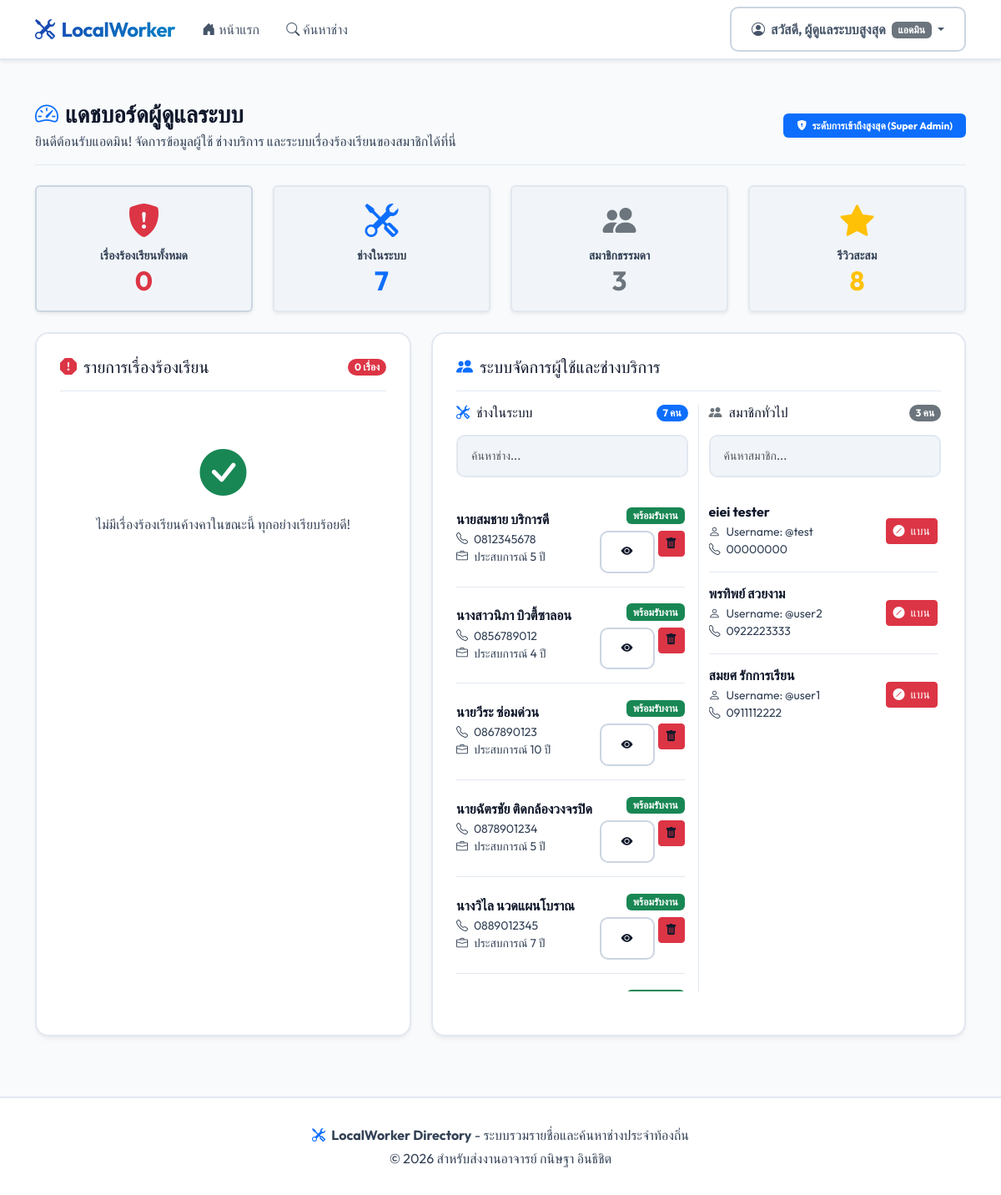
The app's page /admin/dashboard (signed in) with its own data.
### app.py (models this page shows, shortened)
class Worker(db.Model):
    __tablename__ = 'worker'
    id = db.Column(db.Integer, db.ForeignKey('user.id', ondelete='CASCADE'), primary_key=True)
    experience = db.Column(db.Integer, default=0)       # experience in years
    starting_price = db.Column(db.Float, default=0.0)    # minimum service fee
    is_available = db.Column(db.Boolean, default=True)   # service availability status
    bio = db.Column(db.Text, nullable=True)              # worker biography / introduction
    skills = db.relationship('Skill', secondary=worker_skills, backref=db.backref('workers', lazy='dynamic'))
    service_areas = db.relationship('Province', secondary=worker_service_areas, backref=db.backref('workers', lazy='dynamic'))
    reviews_received = db.relationship('Review', backref=db.backref('worker', foreign_keys='Review.worker_id'), cascade="all, delete-orphan", foreign_keys='Review.worker_id')

class User(db.Model):
    __tablename__ = 'user'
    id = db.Column(db.Integer, primary_key=True)
    username = db.Column(db.String(80), unique=True, nullable=False)
    password_hash = db.Column(db.String(255), nullable=False)
    role = db.Column(db.String(20), nullable=False)  # 'user', 'worker', 'admin'
    fullname = db.Column(db.String(100), nullable=False)
    phone = db.Column(db.String(20), nullable=True)
    worker = db.relationship('Worker', backref=db.backref('user', foreign_keys='Worker.id'), uselist=False, cascade="all, delete-orphan", foreign_keys='Worker.id')
    reviews = db.relationship('Review', backref=db.backref('user', foreign_keys='Review.user_id'), cascade="all, delete-orphan", foreign_keys='Review.user_id')

### app.py (the view)
@app.route('/admin/dashboard')
def admin_dashboard():
    if 'user_id' not in session or session.get('role') != 'admin':
        flash('สิทธิ์การเข้าถึงสำหรับผู้ดูแลระบบเท่านั้น', 'danger')
        return redirect(url_for('index'))
    total_users = User.query.filter_by(role='user').count()
    total_workers = Worker.query.count()
    total_reviews = Review.query.count()
    total_complaints = Complaint.query.count()
    complaints = Complaint.query.order_by(Complaint.created_at.desc()).all()
    workers = Worker.query.all()
    general_users = User.query.filter_by(role='user').order_by(User.fullname).all()
    return render_template(
        'admin_dashboard.html',
        total_users=total_users,
        total_workers=total_workers,
        total_reviews=total_reviews,
        total_complaints=total_complaints,
        complaints=complaints,
        workers=workers,
        users=general_users
    )

### templates/admin_dashboard.html (shortened to what this page needs)
{% extends 'base.html' %}
{% block content %}
<div class="container animate-fade-in">
    <div class="d-flex flex-column flex-md-row justify-content-between align-items-start align-items-md-center mb-4 border-bottom border-secondary pb-3">
        <div>
            <h1 class="h3 text-white fw-bold mb-1"><i class="bi bi-speedometer2 text-primary me-2"></i>แดชบอร์ดผู้ดูแลระบบ</h1>
            <p class="text-muted mb-0">ยินดีต้อนรับแอดมิน! จัดการข้อมูลผู้ใช้ ช่างบริการ และระบบเรื่องร้องเรียนของสมาชิกได้ที่นี่</p>
        </div>
        <div class="mt-2 mt-md-0">
            <span class="badge bg-primary px-3 py-2"><i class="bi bi-shield-lock-fill me-1"></i> ระดับการเข้าถึงสูงสุด (Super Admin)</span>
        </div>
    </div>
    <div class="row g-4 mb-4">
        <div class="col-md-3">
            <div class="p-3 rounded bg-dark border border-danger text-center h-100 shadow-sm transition-all hover-translate">
                <i class="bi bi-shield-fill-exclamation text-danger display-6 mb-2 d-block"></i>
                <span class="text-muted d-block small fw-bold uppercase">เรื่องร้องเรียนทั้งหมด</span>
                <span class="text-danger h2 fw-bold">{{ total_complaints }}</span>
            </div>
        </div>
        <div class="col-md-3">
            <div class="p-3 rounded bg-dark border border-secondary text-center h-100 shadow-sm transition-all hover-translate">
                <i class="bi bi-tools text-primary display-6 mb-2 d-block"></i>
                <span class="text-muted d-block small fw-bold uppercase">ช่างในระบบ</span>
                <span class="text-primary h2 fw-bold">{{ total_workers }}</span>
            </div>
        </div>
        <div class="col-md-3">
            <div class="p-3 rounded bg-dark border border-secondary text-center h-100 shadow-sm transition-all hover-translate">
                <i class="bi bi-people-fill text-secondary display-6 mb-2 d-block"></i>
                <span class="text-muted d-block small fw-bold uppercase">สมาชิกธรรมดา</span>
                <span class="text-secondary h2 fw-bold">{{ total_users }}</span>
            </div>
        </div>
        <div class="col-md-3">
            <div class="p-3 rounded bg-dark border border-secondary text-center h-100 shadow-sm transition-all hover-translate">
                <i class="bi bi-star-fill text-warning display-6 mb-2 d-block"></i>
                <span class="text-muted d-block small fw-bold uppercase">รีวิวสะสม</span>
                <span class="text-warning h2 fw-bold">{{ total_reviews }}</span>
            </div>
        </div>
    </div>
    <div class="row g-4">
        <div class="col-lg-5">
            <div class="custom-card mb-4">
                <div class="border-bottom border-secondary pb-3 mb-3 d-flex justify-content-between align-items-center">
                    <h4 class="h5 text-white mb-0"><i class="bi bi-exclamation-octagon-fill text-danger me-2"></i>รายการเรื่องร้องเรียน</h4>
                    <span class="badge bg-danger rounded-pill">{{ complaints|length }} เรื่อง</span>
                </div>
                {% if complaints %}
                    <div class="list-group list-group-flush overflow-auto" style="max-height: 800px;">
                        {% for c in complaints %}
                            <div class="list-group-item bg-transparent border-secondary px-0 py-3">
                                <div class="d-flex flex-column mb-2">
                                    <div class="d-flex justify-content-between align-items-start">
                                        <span class="badge bg-danger mb-2">ร้องเรียนช่าง</span>
                                        <span class="text-muted small"><i class="bi bi-clock me-1"></i> {{ c.created_at.strftime('%Y-%m-%d %H:%M') }}</span>
                                    </div>
                                    <span class="badge bg-warning text-dark mb-2 align-self-start"><i class="bi bi-tag-fill me-1"></i> หัวข้อ: {{ c.title }}</span>
                                    <div class="text-white mt-1">
                                        <strong>ผู้ร้องเรียน:</strong> {{ c.reporter.fullname }}
                                        <span class="text-muted small">(@{{ c.reporter.username }})</span>
                                    </div>
                                    <div class="text-white mt-1">
                                        <strong>ช่างที่โดนร้องเรียน:</strong>
                                        <a href="{{ url_for('worker_detail', worker_id=c.worker.id) }}" class="text-primary text-decoration-none fw-bold" target="_blank">
                                            {{ c.worker.user.fullname }} <i class="bi bi-box-arrow-up-right small"></i>
                                        </a>
                                    </div>
                                </div>
                                <div class="bg-dark p-3 rounded border border-secondary text-muted mb-3" style="white-space: pre-wrap;">{{ c.reason }}</div>
                                <div class="d-flex gap-2">
                                    <form action="{{ url_for('delete_worker', worker_id=c.worker.id) }}" method="POST" class="d-inline" onsubmit="return confirm('คำเตือน! คุณกำลังลบบัญชีของช่างรายนี้ออกจากระบบอย่างถาวร (รวมทั้งโปรไฟล์และรีวิวทั้งหมด) ยืนยันใช่หรือไม่?');">
                                        <button type="submit" class="btn btn-danger btn-sm">
                                            <i class="bi bi-trash-fill me-1"></i> ลบช่างออก
                                        </button>
                                    </form>
                                    <form action="{{ url_for('dismiss_complaint', complaint_id=c.id) }}" method="POST" class="d-inline" onsubmit="return confirm('ยืนยันที่จะเพิกเฉย/ลบคำร้องเรียนนี้ใช่หรือไม่?');">
                                        <button type="submit" class="btn btn-outline-secondary btn-sm text-white">
                                            <i class="bi bi-check-circle me-1"></i> ยกเลิกเรื่องร้องเรียน
                                        </button>
                                    </form>
                                </div>
                            </div>
                        {% endfor %}
                    </div>
                {% else %}
                    <div class="text-center py-5">
                        <i class="bi bi-check-circle-fill text-success display-4 mb-3 d-block"></i>
                        <p class="text-muted mb-0">ไม่มีเรื่องร้องเรียนค้างคาในขณะนี้ ทุกอย่างเรียบร้อยดี!</p>
                    </div>
                {% endif %}
            </div>
        </div>
        <div class="col-lg-7">
            <div class="custom-card mb-4">
                <div class="border-bottom border-secondary pb-3 mb-3">
                    <h4 class="h5 text-white mb-0"><i class="bi bi-people-fill text-primary me-2"></i>ระบบจัดการผู้ใช้และช่างบริการ</h4>
                </div>
                <div class="row g-4">
                    <div class="col-md-6 border-end border-secondary border-opacity-50">
                        <div class="d-flex justify-content-between align-items-center mb-3">
                            <h5 class="h6 text-white mb-0"><i class="bi bi-tools text-primary me-2"></i>ช่างในระบบ</h5>
                            <span class="badge bg-primary rounded-pill">{{ workers|length }} คน</span>
                        </div>
                        <div class="mb-3">
                            <input type="text" id="workerSearch" class="form-control form-control-sm bg-dark text-white border-secondary" placeholder="ค้นหาช่าง..." onkeyup="filterWorkers()">
                        </div>
                        {% if workers %}
                            <div class="list-group list-group-flush overflow-auto pe-1" style="max-height: 600px;" id="workerList">
                                {% for w in workers %}
                                    <div class="list-group-item bg-transparent border-secondary px-0 py-3 worker-item">
                                        <div class="d-flex justify-content-between align-items-center">
                                            <div>
                                                <h6 class="text-white mb-1 fw-bold worker-name">{{ w.user.fullname }}</h6>
                                                <span class="text-muted small d-block"><i class="bi bi-telephone me-1"></i> {{ w.user.phone or 'ไม่มีเบอร์ติดต่อ' }}</span>
                                                <span class="text-muted small d-block"><i class="bi bi-briefcase me-1"></i> ประสบการณ์ {{ w.experience }} ปี</span>
                                            </div>
                                            <div class="text-end">
                                                <div class="mb-2">
                                                    {% if w.is_available %}
                                                        <span class="badge bg-success small">พร้อมรับงาน</span>
                                                    {% else %}
                                                        <span class="badge bg-danger small">งดรับงาน</span>
                                                    {% endif %}
                                                </div>
                                                <div class="d-flex gap-1 justify-content-end">
                                                    <a href="{{ url_for('worker_detail', worker_id=w.id) }}" class="btn btn-outline-custom btn-sm px-2 py-1" target="_blank" title="ดูโปรไฟล์">
                                                        <i class="bi bi-eye-fill"></i>
                                                    </a>
                                                    <form action="{{ url_for('delete_worker', worker_id=w.id) }}" method="POST" class="d-inline" onsubmit="return confirm('คำเตือน! คุณกำลังลบบัญชีของช่างรายนี้ออกจากระบบอย่างถาวร (รวมทั้งโปรไฟล์และรีวิวทั้งหมด) ยืนยันใช่หรือไม่?');">
                                                        <button type="submit" class="btn btn-danger btn-sm px-2 py-1" title="ลบช่าง">
                                                            <i class="bi bi-trash-fill text-white"></i>
                                                        </button>
                                                    </form>
                                                </div>
                                            </div>
                                        </div>
                                    </div>
                                {% endfor %}
                            </div>
                        {% else %}
                            <div class="text-center py-4">
                                <i class="bi bi-people text-muted display-4 mb-2 d-block"></i>
                                <p class="text-muted mb-0">ไม่มีรายชื่อช่างในฐานข้อมูล</p>
                            </div>
                        {% endif %}
                    </div>
                    <div class="col-md-6">
                        <div class="d-flex justify-content-between align-items-center mb-3">
                            <h5 class="h6 text-white mb-0"><i class="bi bi-people-fill text-secondary me-2"></i>สมาชิกทั่วไป</h5>
                            <span class="badge bg-secondary rounded-pill">{{ users|length }} คน</span>
                        </div>
                        <div class="mb-3">
                            <input type="text" id="userSearch" class="form-control form-control-sm bg-dark text-white border-secondary" placeholder="ค้นหาสมาชิก..." onkeyup="filterUsers()">
                        </div>
                        {% if users %}
                            <div class="list-group list-group-flush overflow-auto pe-1" style="max-height: 600px;" id="userList">
                                {% for u in users %}
                                    <div class="list-group-item bg-transparent border-secondary px-0 py-3 user-item">
                                        <div class="d-flex justify-content-between align-items-center">
                                            <div>
                                                <h6 class="text-white mb-1 fw-bold user-name">{{ u.fullname }}</h6>
                                                <span class="text-muted small d-block"><i class="bi bi-person me-1"></i> Username: @{{ u.username }}</span>
                                                <span class="text-muted small d-block"><i class="bi bi-telephone me-1"></i> {{ u.phone or 'ไม่มีเบอร์ติดต่อ' }}</span>
                                            </div>
                                            <div class="text-end">
                                                <form action="{{ url_for('delete_user', user_id=u.id) }}" method="POST" class="d-inline" onsubmit="return confirm('คำเตือน! คุณกำลังลบและแบนสมาชิก {{ u.fullname }} รายนี้ออกจากระบบอย่างถาวร ยืนยันใช่หรือไม่?');">
                                                    <button type="submit" class="btn btn-danger btn-sm px-2.5 py-1.5" title="แบนสมาชิก">
                                                        <i class="bi bi-slash-circle-fill me-1"></i> แบน
                                                    </button>
                                                </form>
                                            </div>
                                        </div>
                                    </div>
                                {% endfor %}
                            </div>
                        {% else %}
                            <div class="text-center py-4">
                                <i class="bi bi-people-fill text-muted display-4 mb-2 d-block"></i>
                                <p class="text-muted mb-0">ไม่มีรายชื่อสมาชิกธรรมดาในฐานข้อมูล</p>
                            </div>
                        {% endif %}
                    </div>
                </div>
            </div>
        </div>
    </div>
    </div>
{% endblock %}

### records on screen
Worker: user.fullname "นายสมชาย บริการดี", user "0812345678", experience "5", is_available "พร้อมรับงาน"
Worker: user.fullname "นางสาวนิภา บิวตี้ซาลอน", user "0856789012", experience "4", is_available "พร้อมรับงาน"
Worker: user.fullname "นายวีระ ซ่อมด่วน", user "0867890123", experience "10", is_available "พร้อมรับงาน"
Worker: user.fullname "นายฉัตรชัย ติดกล้องวงจรปิด", user "0878901234", experience "5", is_available "พร้อมรับงาน"
Worker: user.fullname "นางวิไล นวดแผนโบราณ", user "0889012345", experience "7", is_available "พร้อมรับงาน"
User: fullname "eiei tester", username "test", phone "00000000"
User: fullname "พรทิพย์ สวยงาม", username "user2", phone "0922223333"
User: fullname "สมยศ รักการเรียน", username "user1", phone "0911112222"

### other values on screen
{{ session.get('fullname') }} "ผู้ดูแลระบบสูงสุด"
{{ total_complaints }} "0"
{{ total_workers }} "7"
{{ total_users }} "3"
{{ total_reviews }} "8"
{{ complaints|length }} "0"
{{ workers|length }} "7"
{{ users|length }} "3"
